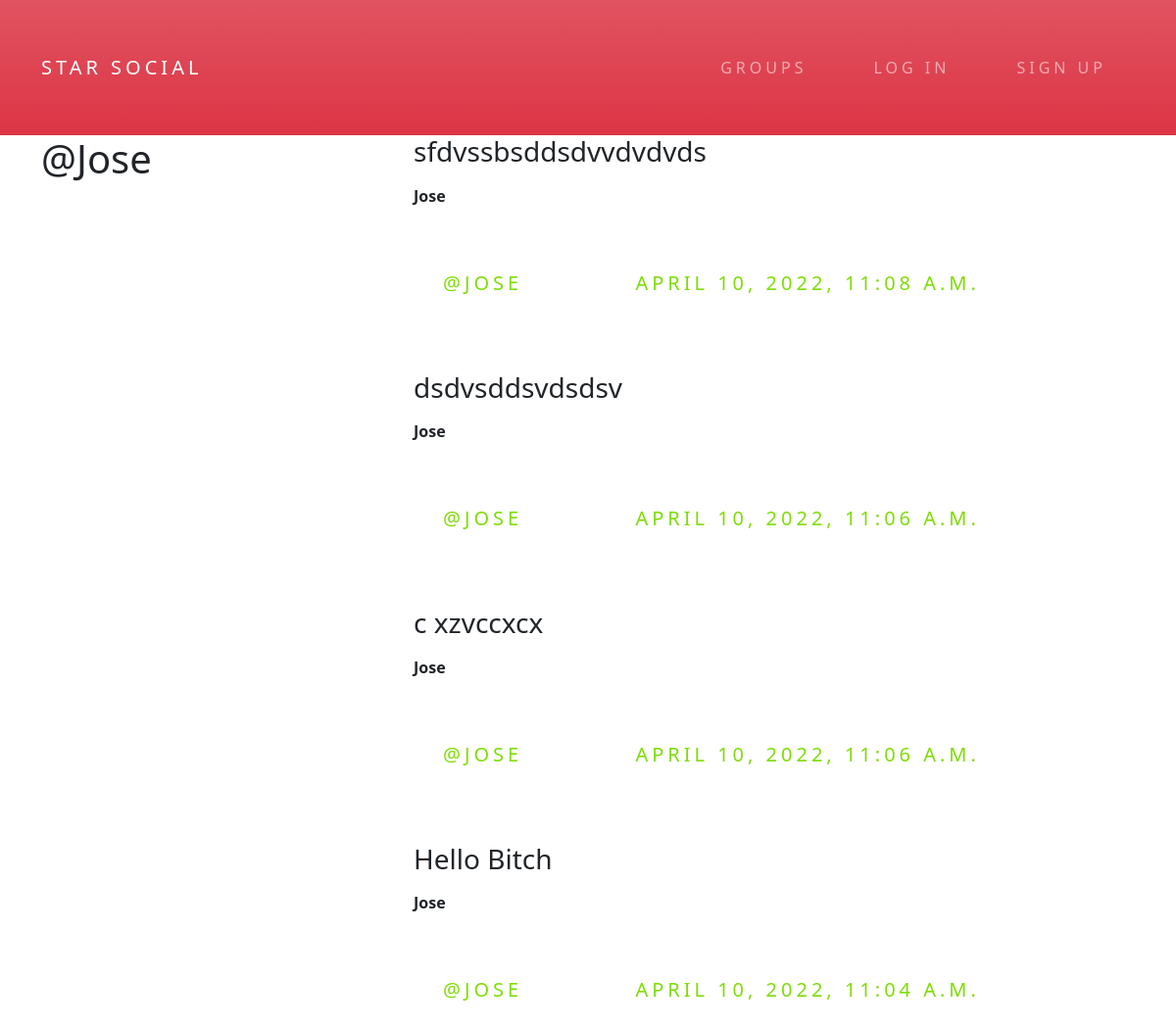
Screenshot of /posts/by/Jose/ with the database file from the repository.
### posts/models.py (models this page shows, shortened)
class Post(models.Model):
	user = models.ForeignKey(User, related_name='posts', on_delete = models.DO_NOTHING)
	created_at = models.DateTimeField(auto_now=True)
	message = models.TextField()
	message_html = models.TextField(editable=False)
	group = models.ForeignKey(Group, related_name='posts',null=True,blank=True, on_delete = models.DO_NOTHING)
	class Meta:
		ordering = ['-created_at']
		unique_together = ['user','message']

### posts/views.py (the view)
# urls.py: path('by/<username>/',views.UserPosts.as_view(),name='for_user'),
class UserPosts(generic.ListView):
	model = models.Post
	template_name = 'posts/user_post_list.html'
	def get_queryset(self):
		try:
			self.post_user = User.objects.prefetch_related('posts').get(username__iexact=self.kwargs.get('username'))
		except User.DoesNotExist:
			raise Http404
		else:
			return self.post_user.posts.all()
	def get_context_data(self,**kwargs):
		context = super().get_context_data(**kwargs)
		context['post_user'] = self.post_user
		return context

### posts/templates/posts/user_post_list.html
{% extends "posts/post_base.html" %}
{% block prepost %}
	<div class="col-md-4">
		<h1>@{{post_user.username}}</h1>
	</div>
{% endblock prepost %}
{% block post_content %}
	<div class="col-md-8">
		{% for post in post_list %}
			{% include "posts/_post.html" %}
		{% endfor %}
	</div>
{% endblock post_content %}

### posts/templates/posts/_post.html (shortened to what this page needs)
<div class="post media">
	<h3>{{post.message_html|safe}}</h3>
	<div class="media-body">
		<strong>{{post.user.username}}</strong>
		<h5 class="media-heading">
		<span class="username">
			<a href="{% url 'posts:for_user' username=post.user.username %}">@{{post.user.username}}</a>
		</span>
		<time class="time">
			<a href="{% url 'posts:single' username=post.user.username pk=post.pk %}">{{post.created_at}}</a>
		</time>
		</h5>
	</div>
</div>

### static/simplesocial/css/master.css (style rules this page uses)
a { position: relative; display: inline-block; padding: 25px 30px; margin: 40px 0; color: #03e9f4; text-decoration: none; text-transform: uppercase; transition: 0.5s; letter-spacing: 4px; overflow: hidden; margin-right: 50px; }
a:nth-child(1) { filter: hue-rotate(270deg); }

### rows the page displays
Post: message_html "sfdvssbsddsdvvdvdvds", user.username "Jose", user.username "JOSE", created_at "APRIL 10, 2022, 11:08 A.M."
Post: message_html "dsdvsddsvdsdsv", user.username "Jose", user.username "JOSE", created_at "APRIL 10, 2022, 11:06 A.M."
Post: message_html "c xzvccxcx", user.username "Jose", user.username "JOSE", created_at "APRIL 10, 2022, 11:06 A.M."
Post: message_html "Hello Bitch", user.username "Jose", user.username "JOSE", created_at "APRIL 10, 2022, 11:04 A.M."

### other values shown
{{ post_user.username }} "Jose"
